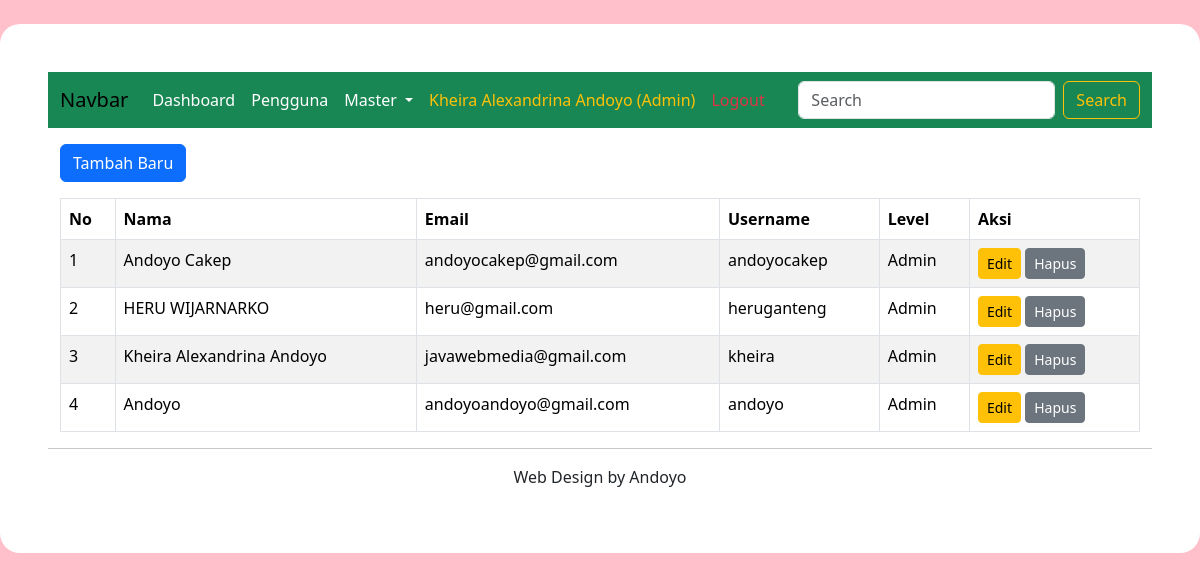
The page /user.php (signed in) on the database its author committed.
### tables this page shows
CREATE TABLE `users` (
  `id_user` int NOT NULL,
  `nama` varchar(55) NOT NULL,
  `email` varchar(255) NOT NULL,
  `username` varchar(32) NOT NULL,
  `password` varchar(255) NOT NULL,
  `akses_level` varchar(20) NOT NULL,
  `tanggal_update` timestamp NOT NULL DEFAULT CURRENT_TIMESTAMP ON UPDATE CURRENT_TIMESTAMP
);

### user.php (the view, shortened to what this page needs)
<?php
require_once('include/koneksi.php');
include('layout/head.php');
include('layout/header.php');
$sql 		= "SELECT * FROM users ORDER BY id_user DESC";
$result 	= $conn->query($sql);
include('include/user/tambah.php');
?>
<table class="table table-bordered table-striped">
	<thead>
		<tr>
			<th>No</th>
			<th>Nama</th>
			<th>Email</th>
			<th>Username</th>
			<th>Level</th>
			<th>Aksi</th>
		</tr>
	</thead>
	<tbody>
		<?php $no = 1; while($row = $result->fetch_assoc()) { ?>
		<tr>
			<td><?php echo $no ?></td>
			<td><?php echo $row['nama'] ?></td>
			<td><?php echo $row['email'] ?></td>
			<td><?php echo $row['username'] ?></td>
			<td><?php echo $row['akses_level'] ?></td>
			<td>
				<?php include('include/user/edit.php'); ?>
			</td>
		</tr>
		<?php $no++; } ?>
	</tbody>
</table>
<?php
include('layout/footer.php');
?>

### include/user/edit.php (shortened to what this page needs)
<button type="button" class="btn btn-warning btn-sm" data-bs-toggle="modal" data-bs-target="#edit-<?php echo $row['id_user'] ?>">
  Edit
</button>
<a href="user.php?delete=<?php echo $row['id_user'] ?>" class="btn btn-sm btn-secondary" onclick="return confirm('Yakin ingin menghapus data ini?')">Hapus</a>

### css/style.css (style rules this page uses)
body { background-color: pink; }

### rows shown on the page
users: nama "Andoyo Cakep", email "andoyocakep@gmail.com", username "andoyocakep", akses_level "Admin"
users: nama "HERU WIJARNARKO", email "heru@gmail.com", username "heruganteng", akses_level "Admin"
users: nama "Kheira Alexandrina Andoyo", email "javawebmedia@gmail.com", username "kheira", akses_level "Admin"
users: nama "Andoyo", email "andoyoandoyo@gmail.com", username "andoyo", akses_level "Admin"

### other values the page prints
$_SESSION['nama'] "Kheira Alexandrina Andoyo"
$_SESSION['akses_level'] "Admin"
